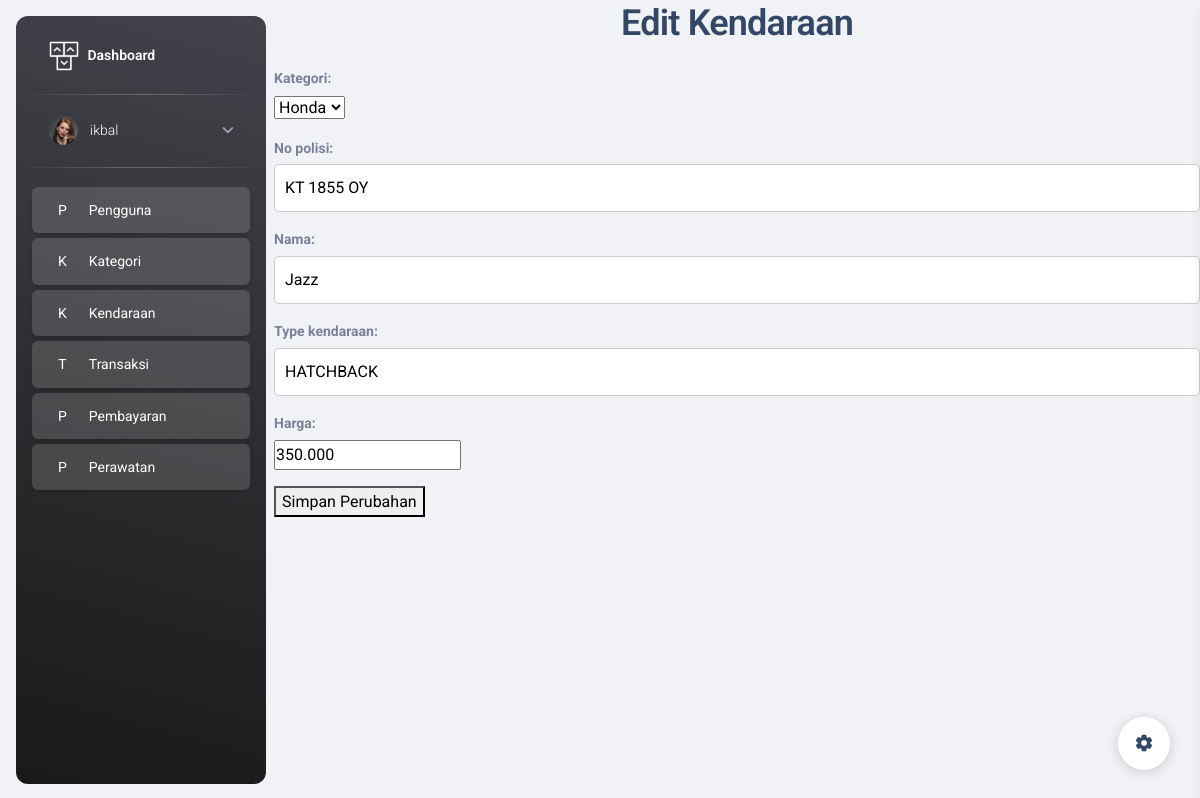
The page /dashboard/kendaraan/edit_kendaraan/38/ (signed in) on the database its author committed.
### blog/models.py (models this page shows, shortened)
class Kendaraan(models.Model):
    kategori = models.ForeignKey(
        Kategori, on_delete=models.CASCADE, blank=True, null=True)
    no_polisi = models.CharField(max_length=100, blank=True, null=True)
    nama = models.CharField(max_length=100, blank=True, null=True)
    type_kendaraan = models.CharField(max_length=100, blank=True, null=True)
    tahun_kendaraan = models.CharField(max_length=20, blank=True, null=True)
    harga = models.DecimalField(
        max_digits=10, decimal_places=3, blank=True, null=True)
    status = models.CharField(max_length=20, choices=[(
        'tersedia', 'Tersedia'), ('disewa', 'Disewa')], default='tersedia')
    class Meta:
        verbose_name_plural = "Kendaraan"

class Kategori(models.Model):
    nama = models.CharField(max_length=100)
    def __str__(self):
        return "{}".format(self.nama,)
    class Meta:
        verbose_name_plural = "Kategori"

### blog/views.py (the view)
# urls.py: path('kendaraan/edit_kendaraan/<str:id>/',edit_kendaraan, name='edit_kendaraan'),
@login_required
def edit_kendaraan(request,id):
    kendaraan = get_object_or_404(Kendaraan, id=id)
    if request.method == 'POST':
        form = KendaraanForm(request.POST, instance=kendaraan)
        if form.is_valid():
            form.save()
            return redirect('tabel_kendaraan')
    else:
        form = KendaraanForm(instance=kendaraan)
    return render(request, 'back/edit_kendaraan.html', {'form': form})

### blog/forms.py
class KendaraanForm(forms.ModelForm):
    class Meta:
        model = Kendaraan
        fields = ['kategori','no_polisi','nama','type_kendaraan','harga']

### templates/back/edit_kendaraan.html (shortened to what this page needs)
{% extends 'back/base.html' %}
{% block content %}
<h2>Edit Kendaraan</h2>
<form method="post">
    {{ form.as_p }}
    <button type="submit">Simpan Perubahan</button>
</form>
{% endblock content %}

### templates/back/menu.html (shortened to what this page needs)
{% load static %}
<aside class="sidenav navbar navbar-vertical navbar-expand-xs border-0 border-radius-xl my-3 fixed-start ms-3   bg-gradient-dark" id="sidenav-main">
  <div class="sidenav-header">
    <a class="navbar-brand m-0" href="{% url 'dashboard' %}">
        <img src="{% static 'back/img/logo-ct.png' %}" class="navbar-brand-img h-100" alt="main_logo">
        <span class="ms-1 font-weight-bold text-white">Dashboard</span>
    </a>
</div>
    <hr class="horizontal light mt-0 mb-2">
    <div class="collapse navbar-collapse  w-auto h-auto max-height-vh-100 h-100" id="sidenav-collapse-main">
      <ul class="navbar-nav">
        <li class="nav-item mb-2 mt-0">
          <a data-bs-toggle="collapse" href="#ProfileNav" class="nav-link text-white" aria-controls="ProfileNav" role="button" aria-expanded="false">
            <img src="{% static 'back/img/team-3.jpg' %}" class="avatar">
            <span class="nav-link-text ms-2 ps-1">{{user}}</span>
          </a>
        </li>
        <hr class="horizontal light mt-0">
                    <li class="nav-item">
                      <a class="nav-link text-white active" href="{% url 'tabel_users' %}">
                        <span class="sidenav-mini-icon"> P </span>
                        <span class="sidenav-normal  ms-2  ps-1"> Pengguna </span>
                      </a>
                    </li>
                    <li class="nav-item">
                      <a class="nav-link text-white active" href="{% url 'kategori' %}">
                        <span class="sidenav-mini-icon"> K </span>
                        <span class="sidenav-normal  ms-2  ps-1"> Kategori </span>
                      </a>
                    </li>
                    <li class="nav-item">
                      <a class="nav-link text-white active" href="{% url 'tabel_kendaraan' %}">
                        <span class="sidenav-mini-icon"> K </span>
                        <span class="sidenav-normal  ms-2  ps-1"> Kendaraan </span>
                      </a>
                    </li>
                    <li class="nav-item">
                      <a class="nav-link text-white active" href="{% url 'transaksi_back' %}">
                        <span class="sidenav-mini-icon"> T </span>
                        <span class="sidenav-normal  ms-2  ps-1"> Transaksi </span>
                      </a>
                    </li>
                    <li class="nav-item">
                      <a class="nav-link text-white active" href="{% url 'pembayaran_back' %}">
                        <span class="sidenav-mini-icon"> P </span>
                        <span class="sidenav-normal  ms-2  ps-1"> Pembayaran </span>
                      </a>
                    </li>
                    <li class="nav-item">
                      <a class="nav-link text-white active" href="{% url 'monitoring' %}">
                        <span class="sidenav-mini-icon"> P </span>
                        <span class="sidenav-normal  ms-2  ps-1"> Perawatan </span>
                      </a>
                    </li>
                  </ul>
                </div>
  </aside>

### templates/back/edit_kendaraan.html (style rules this page uses)
body, div, h2, form, label, input, textarea { margin: 0; padding: 0; box-sizing: border-box; }
h2 { text-align: center; margin-bottom: 20px; }
label { display: block; font-weight: bold; margin-bottom: 5px; }
input[type="text"], textarea { width: 100%; padding: 10px; border: 1px solid #ccc; border-radius: 5px; }

### rows shown on the page
Kendaraan: kategori "Honda", no_polisi "KT 1855 OY", type_kendaraan "HATCHBACK", harga "350.000"
Kategori: nama "Jazz"

### other values the page prints
{{ user }} "ikbal"
